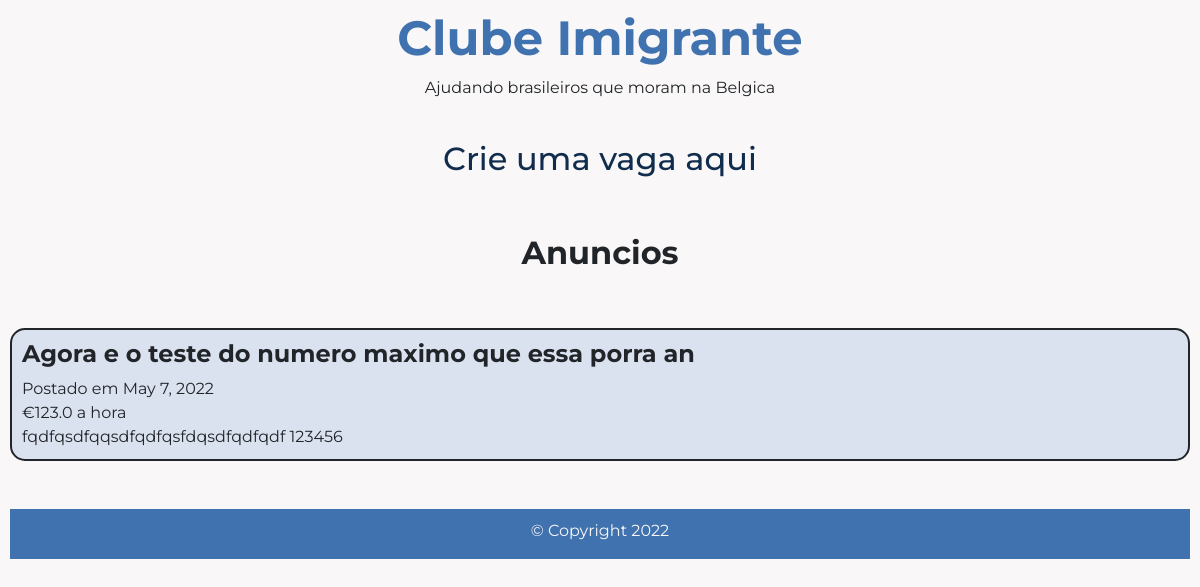
The app's page /work/other/ with its own data.
### my_app/models.py (models this page shows, shortened)
class WorkModel(models.Model):
    type_job = models.IntegerField()  # 1:Construction, 2:Cleaning, 3:Other
    name = models.CharField(max_length=30)
    profession = models.CharField(max_length=50)
    contact = models.CharField(max_length=20)  # ToDo: use phonenumber_field
    salary = models.FloatField(validators=[MaxValueValidator(99.99)], blank=True,)
    language_french = models.BooleanField(blank=True)
    language_english = models.BooleanField(blank=True)
    language_dutch = models.BooleanField(blank=True)
    drivers_license = models.BooleanField(blank=True)
    description = models.TextField(max_length=1000, blank=True)
    date = models.DateField(auto_now_add=True)

### my_app/views.py (the view)
# urls.py: path('work/other/', WorkOtherView.as_view(), name='work-other-page'),
class WorkOtherView(TemplateView):
    template_name = 'my_app/work/outros.html'
    def get_context_data(self, **kwargs):
        context = super().get_context_data(**kwargs)
        context['jobs'] = WorkModel.objects.filter(type_job=3)
        return context

### my_app/templates/my_app/work/outros.html
{% extends 'my_app/index.html' %}
{% load static %}
{% block logo %}
<h2><a href="{% url 'my_app:work-other-form-page' %}">Crie uma vaga aqui</a></h2>
<br><br>
<h2><b>Anuncios</b></h2>
<br><br>
{% for job in jobs %}
    <div class="row">
        <div class="col-12 col-sm-12">
            <div class="work-job">
                <h4><b>{{ job.profession }}</b></h4>
                Postado em {{ job.date }}
                <div class="work-job-salary">€{{ job.salary }} a hora</div>
                {{ job.name }} {{ job.contact }}
        </div></div>
    </div>
    <br><br>
{% endfor %}
{% endblock %}

### my_app/static/css/master.css (style rules this page uses)
body { text-align: center; padding: 10px; margin: 0; background-color: #F9F7F7; font-family: 'Montserrat', sans-serif; }
.work-job { background-color: #DBE2EF; padding: 10px; border-radius: 15px; text-align: left; border-color: #112D4E; border: 2px; border-style: solid; }
a:link { color: #112D4E; background-color: transparent; text-decoration: none; }

### records on screen
WorkModel: profession "Agora e o teste do numero maximo que essa porra an", date "May 7, 2022", salary "123.0", name "fqdfqsdfqqsdfqdfqsfdqsdfqdfqdf", contact "123456"
